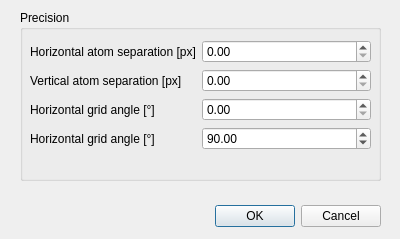
<?xml version="1.0" encoding="UTF-8"?>
<ui version="4.0">
 <class>QuantitativeMeasuresDialog</class>
 <widget class="QDialog" name="QuantitativeMeasuresDialog">
  <property name="geometry">
   <rect>
    <x>0</x>
    <y>0</y>
    <width>400</width>
    <height>239</height>
   </rect>
  </property>
  <property name="windowTitle">
   <string>Choose and specify quantitative measures</string>
  </property>
  <widget class="QDialogButtonBox" name="buttonBox">
   <property name="geometry">
    <rect>
     <x>40</x>
     <y>200</y>
     <width>341</width>
     <height>32</height>
    </rect>
   </property>
   <property name="orientation">
    <enum>Qt::Horizontal</enum>
   </property>
   <property name="standardButtons">
    <set>QDialogButtonBox::Cancel|QDialogButtonBox::Ok</set>
   </property>
  </widget>
  <widget class="QGroupBox" name="precisionGroupBox">
   <property name="geometry">
    <rect>
     <x>20</x>
     <y>10</y>
     <width>361</width>
     <height>171</height>
    </rect>
   </property>
   <property name="title">
    <string>Precision</string>
   </property>
   <widget class="QWidget" name="formLayoutWidget">
    <property name="geometry">
     <rect>
      <x>10</x>
      <y>30</y>
      <width>341</width>
      <height>131</height>
     </rect>
    </property>
    <layout class="QFormLayout" name="formLayout">
     <item row="0" column="1">
      <widget class="QDoubleSpinBox" name="periodXDoubleSpinBox"/>
     </item>
     <item row="0" column="0">
      <widget class="QLabel" name="periodXLabel">
       <property name="text">
        <string>Horizontal atom separation [px]</string>
       </property>
      </widget>
     </item>
     <item row="1" column="0">
      <widget class="QLabel" name="periodYLabel">
       <property name="text">
        <string>Vertical atom separation [px]</string>
       </property>
      </widget>
     </item>
     <item row="1" column="1">
      <widget class="QDoubleSpinBox" name="periodYDoubleSpinBox"/>
     </item>
     <item row="2" column="0">
      <widget class="QLabel" name="angleXlabel">
       <property name="text">
        <string>Horizontal grid angle [°]</string>
       </property>
      </widget>
     </item>
     <item row="2" column="1">
      <widget class="QDoubleSpinBox" name="angleXDoubleSpinBox">
       <property name="maximum">
        <double>360.000000000000000</double>
       </property>
      </widget>
     </item>
     <item row="3" column="0">
      <widget class="QLabel" name="angleYlabel">
       <property name="text">
        <string>Horizontal grid angle [°]</string>
       </property>
      </widget>
     </item>
     <item row="3" column="1">
      <widget class="QDoubleSpinBox" name="angleYDoubleSpinBox">
       <property name="maximum">
        <double>360.000000000000000</double>
       </property>
       <property name="value">
        <double>90.000000000000000</double>
       </property>
      </widget>
     </item>
    </layout>
   </widget>
  </widget>
 </widget>
 <resources/>
 <connections>
  <connection>
   <sender>buttonBox</sender>
   <signal>accepted()</signal>
   <receiver>QuantitativeMeasuresDialog</receiver>
   <slot>accept()</slot>
   <hints>
    <hint type="sourcelabel">
     <x>248</x>
     <y>254</y>
    </hint>
    <hint type="destinationlabel">
     <x>157</x>
     <y>274</y>
    </hint>
   </hints>
  </connection>
  <connection>
   <sender>buttonBox</sender>
   <signal>rejected()</signal>
   <receiver>QuantitativeMeasuresDialog</receiver>
   <slot>reject()</slot>
   <hints>
    <hint type="sourcelabel">
     <x>316</x>
     <y>260</y>
    </hint>
    <hint type="destinationlabel">
     <x>286</x>
     <y>274</y>
    </hint>
   </hints>
  </connection>
 </connections>
</ui>
